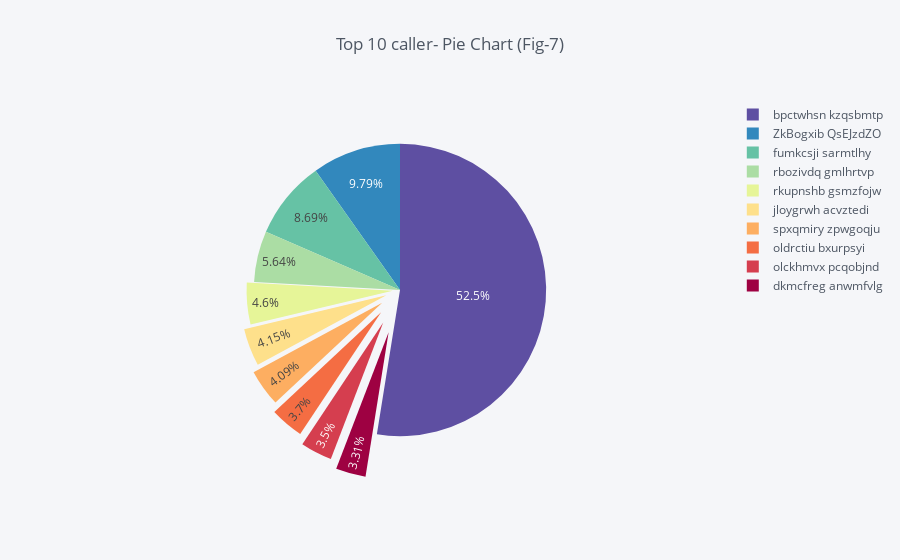

This figure's notebook cell:
### Markdown cell above
**Comments:**
- The bottom section of bar chart (Fig-3) is dense enough to indicate the GRP_0 is the most assigned group. So is also proved from the Histogram (Fig-1) and the pie chart (Fig-2) that tickets assigned to GRP_0 is close to 4000 out of 8500 records, which is $46.8\%$ in volume.
- The $2^{nd}$ highest assignment group is GRP_8, which is just $7.78\%$ of the total dataset and $\frac{1}{6}^{th}$ of the GRP_0
- There are 34 groups with just 20 or less tickets assigned (Fig-4), amongst which 6 groups happened to be assigned with just 1 ticket and 4 groups with just 2 tickets each.
- As assignment group attribue is the target column in our dataset, these tickets distribution shows the dataset is miserably imbalanced.

#### The distribution of Callers
Plots how the callers are associated with tickets and what are the assignment groups they most frequently raise tickets for.

### Code cell
# Find out top 10 callers in terms of frequency of raising tickets in the entire dataset
print('\033[1mTotal caller count:\033[0m', ticket['Caller'].nunique())
df = pd.DataFrame(ticket.groupby(['Caller']).size().nlargest(10), columns=['Count']).reset_index()
df.iplot(kind='pie',
         labels='Caller', 
         values='Count', 
         title='Top 10 caller- Pie Chart (Fig-7)',
         colorscale='-spectral',
         pull=[0,0,0,0,0.05,0.1,0.15,0.2,0.25,0.3])

### Figure 1 — Plotly figure (JSON) as saved in the notebook; plotly's stock layout.template omitted (floating-point values rounded to 4 significant figures)
{"data": [{"labels": ["bpctwhsn kzqsbmtp", "ZkBogxib QsEJzdZO", "fumkcsji sarmtlhy", "rbozivdq gmlhrtvp", "rkupnshb gsmzfojw", "jloygrwh acvztedi", "spxqmiry zpwgoqju", "oldrctiu bxurpsyi", "olckhmvx pcqobjnd", "dkmcfreg anwmfvlg"], "marker": {"colors": ["rgba(94, 79, 162, 1.0)", "rgba(50, 136, 189, 1.0)", "rgba(102, 194, 165, 1.0)", "rgba(171, 221, 164, 1.0)", "rgba(230, 245, 152, 1.0)", "rgba(254, 224, 139, 1.0)", "rgba(253, 174, 97, 1.0)", "rgba(244, 109, 67, 1.0)", "rgba(213, 62, 79, 1.0)", "rgba(158, 1, 66, 1.0)"]}, "name": "", "pull": [0, 0, 0, 0, 0.05, 0.1, 0.15, 0.2, 0.25, 0.3], "type": "pie", "values": [810, 151, 134, 87, 71, 64, 63, 57, 54, 51]}], "layout": {"legend": {"bgcolor": "#F5F6F9", "font": {"color": "#4D5663"}}, "paper_bgcolor": "#F5F6F9", "plot_bgcolor": "#F5F6F9", "title": "Top 10 caller- Pie Chart (Fig-7)", "titlefont": {"color": "#4D5663"}}}
